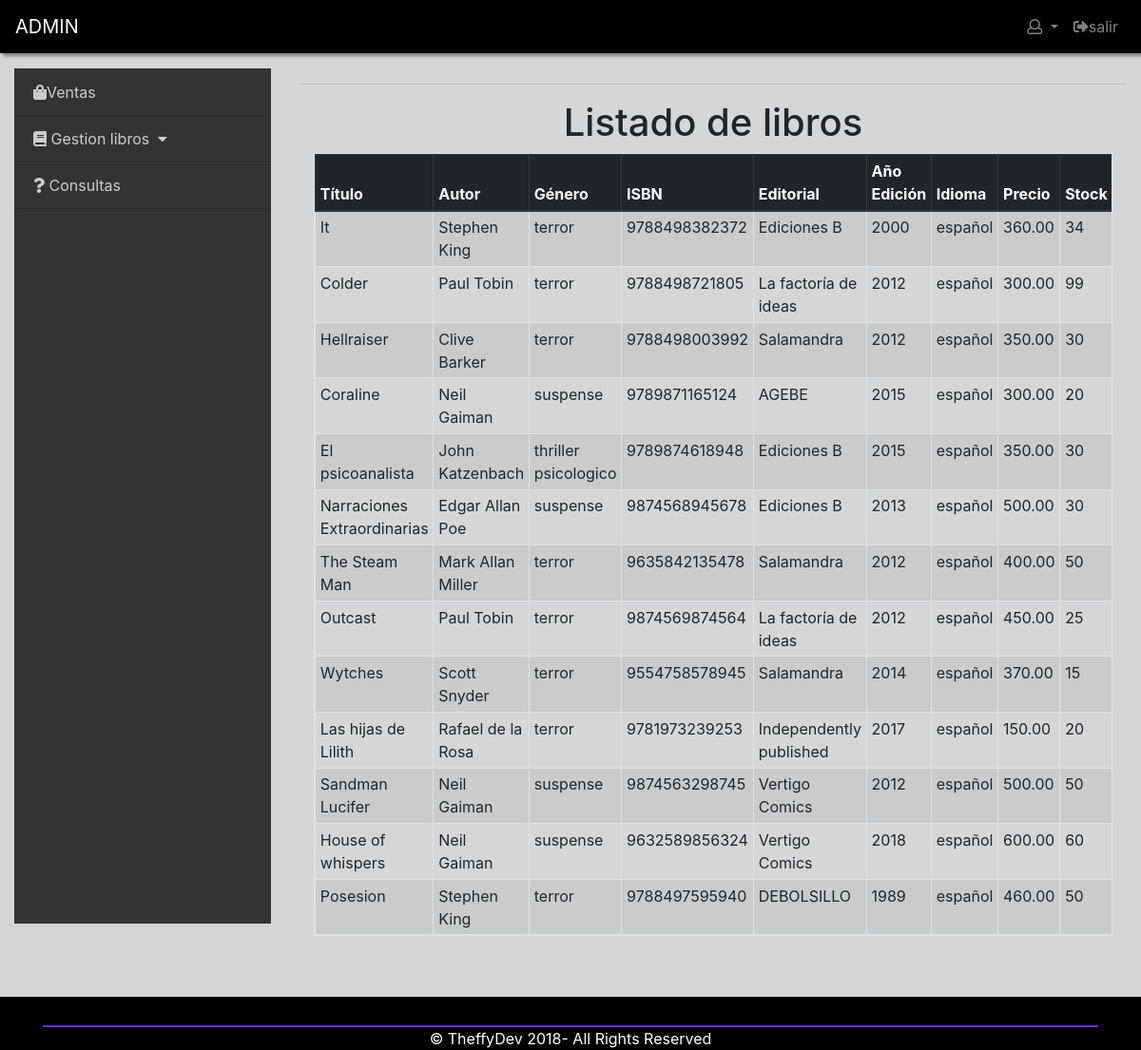
The page /index.php/libro_controller/gestionar_libro on the database its author committed.
### tables this page shows
CREATE TABLE `libro` (
  `libro_id` int(11) NOT NULL,
  `titulo` varchar(100) NOT NULL,
  `descripcion` varchar(300) NOT NULL,
  `autor` varchar(100) NOT NULL,
  `categoria_id` int(11) NOT NULL,
  `genero_id` int(11) NOT NULL,
  `isbn` bigint(13) NOT NULL,
  `editorial` varchar(100) NOT NULL,
  `anio_edicion` int(4) NOT NULL,
  `idioma` varchar(50) NOT NULL,
  `precio` decimal(8,2) NOT NULL,
  `imagen` varchar(100) NOT NULL,
  `estado_libro` tinyint(1) NOT NULL,
  `stock_libro` int(11) NOT NULL
);

CREATE TABLE `genero` (
  `genero_id` int(11) NOT NULL,
  `genero_descripcion` varchar(100) NOT NULL
);

### application/controllers/libro_controller.php (called while the page is built, shortened)
<?php
class Libro_controller extends CI_Controller {
	public function gestionar_libro()
	{
		$this->load->model('libro_model');
		$data['libros'] = $this->libro_model->select_libros();
		$this->load->view('plantillas/header_view');
		$this->load->view('plantillas/menu_admin_view');
		$this->load->view('plantillas/sidenav_admin_view');
		$this->load->view('back_views/gestionar_libro_view', $data);
		$this->load->view('plantillas/footer_admin_view');
	}
}

### index.php (called while the page is built, shortened)
<?php
require_once BASEPATH.'core/CodeIgniter.php';

### application/models/libro_model.php (called while the page is built, shortened)
<?php
class Libro_model extends CI_Model
{
	public function select_libros()
	{
		$this->db->select('*');
		$this->db->from('libro');
		$this->db->join('categoria', 'libro.categoria_id = categoria.categoria_id');
		$this->db->join('genero', 'libro.genero_id = genero.genero_id');
		$query = $this->db->get();
		return $query->result();
	}
}

### application/views/back_views/gestionar_libro_view.php (the view, shortened to what this page needs)
<div class="container">
	<div class="row">
		<div class="col-lg-12">
			<h1 class="page-header" style="text-align:center;">Listado de libros</h1>
		</div>
	</div>
	<div class="row">
		<div class="col-md-12 mx-auto">
			<table id="mytable" class="table table-responsive table-sm table-bordered table-striped table-hover">
				<thead class="thead-dark">
					<th scope="col">Título</th>
					<th scope="col">Autor</th>
					<th scope="col">Género</th>
					<th scope="col">ISBN</th>
					<th scope="col">Editorial</th>
					<th scope="col">Año Edición</th>
					<th scope="col">Idioma</th>
					<th scope="col">Precio</th>
					<th scope="col">Stock</th>
				</thead>
				<tbody>
				<?php foreach($libros as $row) {?>
						<tr>
							<td> <?php echo $row->titulo; ?> </td>
							<td> <?php echo $row->autor; ?> </td>
							<td> <?php echo $row->genero_descripcion; ?> </td>
							<td> <?php echo $row->isbn; ?> </td>
							<td> <?php echo $row->editorial; ?> </td>
							<td> <?php echo $row->anio_edicion; ?> </td>
							<td> <?php echo $row->idioma; ?> </td>
							<td> <?php echo $row->precio; ?> </td>
							<td> <?php echo $row->stock_libro; ?> </td>
								</tr>
							<?php }?>
						</tbody>
					</table>
				</div>
			</div>
		</div>

### assets/css/estilo.css (style rules this page uses)
#body { background-color: rgba(214, 214, 214, 1); }

### assets/css/sb-admin.css (style rules this page uses)
html { position: relative; min-height: 100%; }
body { overflow-x: hidden; }

### rows shown on the page
libro: titulo "It", autor "Stephen King", genero.genero_descripcion "terror", isbn "9788498382372", editorial "Ediciones B", anio_edicion "2000", idioma "español", precio "360.00", stock_libro "34"
libro: titulo "Colder", autor "Paul Tobin", genero.genero_descripcion "terror", isbn "9788498721805", editorial "La factoría de ideas", anio_edicion "2012", idioma "español", precio "300.00", stock_libro "99"
libro: titulo "Hellraiser", autor "Clive Barker", genero.genero_descripcion "terror", isbn "9788498003992", editorial "Salamandra", anio_edicion "2012", idioma "español", precio "350.00", stock_libro "30"
libro: titulo "Coraline", autor "Neil Gaiman", genero.genero_descripcion "suspense", isbn "9789871165124", editorial "AGEBE", anio_edicion "2015", idioma "español", precio "300.00", stock_libro "20"
libro: titulo "El psicoanalista", autor "John Katzenbach", genero.genero_descripcion "thriller psicologico", isbn "9789874618948", editorial "Ediciones B", anio_edicion "2015", idioma "español", precio "350.00", stock_libro "30"
libro: titulo "Narraciones Extraordinarias", autor "Edgar Allan Poe", genero.genero_descripcion "suspense", isbn "9874568945678", editorial "Ediciones B", anio_edicion "2013", idioma "español", precio "500.00", stock_libro "30"
libro: titulo "The Steam Man", autor "Mark Allan Miller", genero.genero_descripcion "terror", isbn "9635842135478", editorial "Salamandra", anio_edicion "2012", idioma "español", precio "400.00", stock_libro "50"
libro: titulo "Outcast", autor "Paul Tobin", genero.genero_descripcion "terror", isbn "9874569874564", editorial "La factoría de ideas", anio_edicion "2012", idioma "español", precio "450.00", stock_libro "25"
libro: titulo "Wytches", autor "Scott Snyder", genero.genero_descripcion "terror", isbn "9554758578945", editorial "Salamandra", anio_edicion "2014", idioma "español", precio "370.00", stock_libro "15"
libro: titulo "Las hijas de Lilith", autor "Rafael de la Rosa", genero.genero_descripcion "terror", isbn "9781973239253", editorial "Independently published", anio_edicion "2017", idioma "español", precio "150.00", stock_libro "20"
libro: titulo "Sandman Lucifer", autor "Neil Gaiman", genero.genero_descripcion "suspense", isbn "9874563298745", editorial "Vertigo Comics", anio_edicion "2012", idioma "español", precio "500.00", stock_libro "50"
libro: titulo "House of whispers", autor "Neil Gaiman", genero.genero_descripcion "suspense", isbn "9632589856324", editorial "Vertigo Comics", anio_edicion "2018", idioma "español", precio "600.00", stock_libro "60"
libro: titulo "Posesion", autor "Stephen King", genero.genero_descripcion "terror", isbn "9788497595940", editorial "DEBOLSILLO", anio_edicion "1989", idioma "español", precio "460.00", stock_libro "50"
